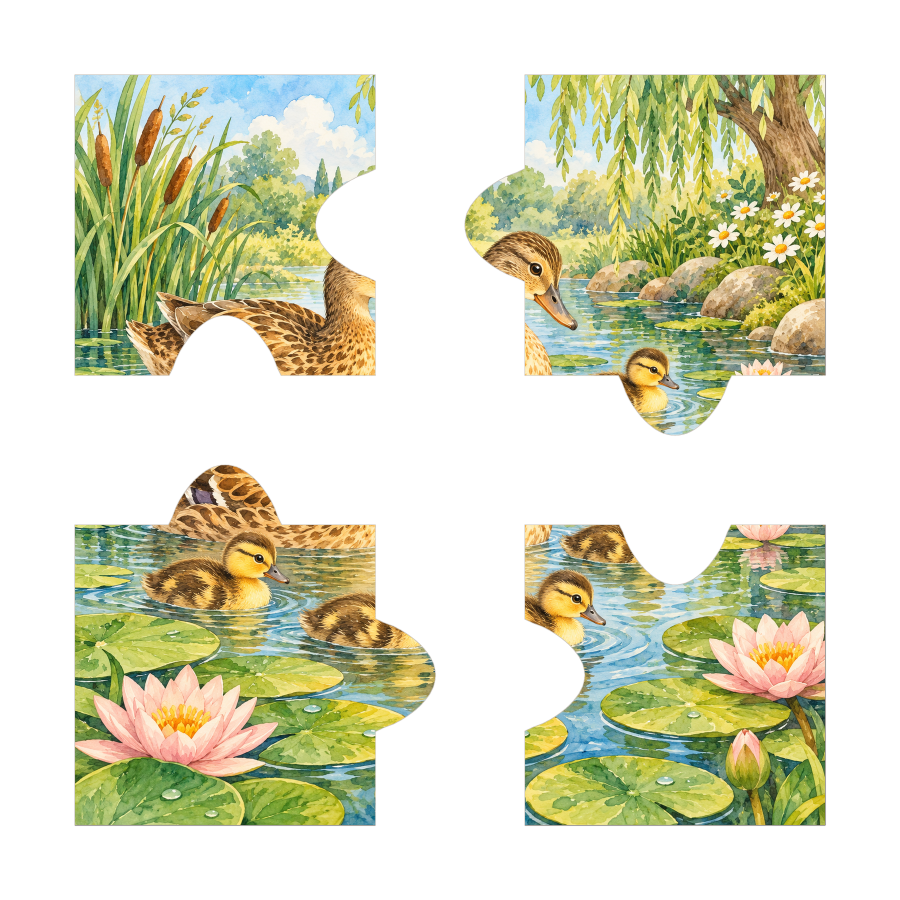
#> input picture assets/jigsaw/duck-pond-2.png, 1800 x 1800 px (shown at 1/2 size); its folder holds 4 pictures in this run
$ python preview_webp.py
#> lines starting #> are read from the running program, lines starting #| are printed output that depends on the picture
#!/usr/bin/env python3
"""Build review-only WebP candidates without changing shipped artwork."""
from concurrent.futures import ThreadPoolExecutor
import hashlib
import json
from pathlib import Path
import shutil

from PIL import Image, ImageChops, ImageStat

ROOT = Path(__file__).resolve().parents[1]
OUTPUT = ROOT / 'work/webp-review'
FOLDERS = ('jungle-book/pages', 'jungle-book/previews', 'jigsaw')


def convert(path):
    name = path.relative_to(ROOT).as_posix()
    key = hashlib.sha256(name.encode()).hexdigest()[:20]
    folder = OUTPUT / 'images' / key
    folder.mkdir(parents=True, exist_ok=True)
    original = folder / ('original' + path.suffix.lower())
    shutil.copy2(path, original)
    size = path.stat().st_size
    with Image.open(path) as source:
        source.load()
        image = source.convert('RGBA' if path.suffix.lower() == '.png' else 'RGB')
        options = []
        for quality in ((100,) if path.suffix.lower() == '.png' else (90, 85, 80)):
            candidate = folder / f'q{quality}.webp'
            image.save(candidate, 'WEBP', quality=quality, lossless=quality == 100,
                       exact=True, method=4)
            with Image.open(candidate) as decoded:
                decoded = decoded.convert(image.mode)
                exact = decoded.tobytes() == image.tobytes()
#> exact = True
                if quality == 100 and not exact:
                    raise ValueError('Lossless candidate changed pixels: ' + name)
                rms = ImageStat.Stat(ImageChops.difference(image, decoded)).rms
#> rms = [0, 0, 0, 0]
            options.append({'quality': quality, 'url': candidate.relative_to(OUTPUT).as_posix(),
                            'bytes': candidate.stat().st_size, 'exact_pixels': exact,
                            'rms': round(sum(rms) / len(rms), 3)})
    return {'name': name, 'category': path.parent.relative_to(ROOT/'assets').as_posix(),
            'original': original.relative_to(OUTPUT).as_posix(), 'bytes': size,
            'width': image.width, 'height': image.height, 'options': options}


HTML = '''<!doctype html><html lang="en"><meta charset="utf-8">
<meta name="viewport" content="width=device-width,initial-scale=1">
<title>Jungle · WebP before and after</title>
<style>
*{box-sizing:border-box}body{margin:0;background:#f6f3e9;color:#283b31;font:16px/1.5 system-ui,sans-serif}
header{position:sticky;top:0;background:#f6f3e9f5;padding:16px 4vw;z-index:2;border-bottom:1px solid #d3d9cb}
h1{margin:0;font-size:24px}p{margin:6px 0}button,select,input{font:inherit;padding:6px 10px;border:1px solid #b9c6b4;border-radius:6px;background:white;color:inherit}
nav{display:flex;gap:10px;flex-wrap:wrap;align-items:center;margin-top:12px}main{max-width:1500px;margin:auto;padding:24px}
article{margin-bottom:32px;background:white;border:1px solid #d3d9cb;border-radius:12px;padding:16px}h2{font-size:17px;margin:0 0 8px;overflow-wrap:anywhere}
.pair{display:grid;grid-template-columns:1fr 1fr;gap:12px}.picture{overflow:auto;max-height:75vh;background:repeating-conic-gradient(#eee 0% 25%,#fff 0% 50%) 50%/20px 20px}
img{display:block;width:100%;height:auto;object-fit:contain}.pixel img{width:auto;max-width:none}.meta{margin:8px 0;color:#4b604e}label{display:inline-flex;align-items:center;gap:6px}
small{display:block}a{color:#32624a}@media(max-width:650px){.pair{grid-template-columns:1fr}}
</style><header><h1>Jungle · WebP before and after</h1>
<p>Current Picture Book and Jigsaw artwork only. Originals on the left, compressed candidates on the right. Nothing here replaces published artwork.</p>
<nav><label>Quality <select id="quality"><option value="90">90 · recommended</option><option value="85">85 · smaller</option><option value="80">80 · smallest</option></select></label>
<label>Folder <select id="category"><option value="">All images</option></select></label>
<label>Find <input id="search" placeholder="tiger, family, piano…"></label>
<label><input type="checkbox" id="pixels">Full-size pixels</label>
<button id="previous">Previous</button><span id="page"></span><button id="next">Next</button></nav>
<p id="total"></p><small>PNG candidates use verified lossless WebP, preserving every RGBA pixel. JPEG candidates keep the original dimensions; lossy quality still needs your visual approval. Larger candidates would keep the original.</small></header>
<main id="images"></main><script>
const bytes=n=>n>1048576?(n/1048576).toFixed(2)+' MiB':(n/1024).toFixed(1)+' KiB';
let data=[],offset=0;const size=8,quality=document.getElementById('quality'),category=document.getElementById('category'),search=document.getElementById('search'),pixels=document.getElementById('pixels'),container=document.getElementById('images');
const choice=item=>item.options.find(o=>o.quality===Number(quality.value))||item.options[0];
function image(url,label){const box=document.createElement('div'),caption=document.createElement('p'),frame=document.createElement('div'),img=document.createElement('img');caption.className='meta';caption.textContent=label;frame.className='picture';img.src=url;img.alt=label;img.loading='lazy';frame.append(img);box.append(caption,frame);return box}
function draw(){const q=search.value.toLowerCase(),filtered=data.filter(i=>(!category.value||i.category===category.value)&&i.name.toLowerCase().includes(q));
 const before=data.reduce((s,i)=>s+i.bytes,0),after=data.reduce((s,i)=>s+Math.min(i.bytes,choice(i).bytes),0);
 document.getElementById('total').textContent=data.length+' images · '+bytes(before)+' → '+bytes(after)+' · '+((1-after/before)*100).toFixed(1)+'% smaller (image payload only; includes duplicate paths)';
 document.getElementById('page').textContent=(filtered.length?Math.floor(offset/size)+1:0)+' / '+Math.ceil(filtered.length/size);
 document.getElementById('previous').disabled=offset===0;document.getElementById('next').disabled=offset+size>=filtered.length;
 container.classList.toggle('pixel',pixels.checked);container.replaceChildren();
 for(const item of filtered.slice(offset,offset+size)){const option=choice(item),article=document.createElement('article'),title=document.createElement('h2'),pair=document.createElement('div');title.textContent=item.name+' · '+item.width+' × '+item.height;pair.className='pair';
 const label=option.quality===100?'Lossless · exact pixels':'Quality '+option.quality;
 pair.append(image(item.original,'Original · '+bytes(item.bytes)),image(option.url,label+' · '+bytes(option.bytes)+' · '+((1-option.bytes/item.bytes)*100).toFixed(1)+'% smaller'+(option.bytes>=item.bytes?' · keep original':'')));article.append(title,pair);container.append(article)}
}
for(const el of [quality,category,search])el.oninput=()=>{offset=0;draw()};pixels.onchange=draw;
document.getElementById('previous').onclick=()=>{offset=Math.max(0,offset-size);draw();scrollTo(0,0)};
document.getElementById('next').onclick=()=>{offset+=size;draw();scrollTo(0,0)};
fetch('review.json').then(r=>r.json()).then(json=>{data=json.images;for(const name of [...new Set(data.map(i=>i.category))].sort()){const o=document.createElement('option');o.value=o.textContent=name;category.append(o)}draw()});
</script></html>'''


def main():
    files = sorted({p for folder in FOLDERS for p in (ROOT/'assets'/folder).rglob('*')
                    if p.is_file() and p.suffix.lower() in ('.jpg', '.jpeg', '.png')})
    OUTPUT.mkdir(parents=True, exist_ok=True)
    rows = []
    with ThreadPoolExecutor(max_workers=2) as pool:
        for index, row in enumerate(pool.map(convert, files), 1):
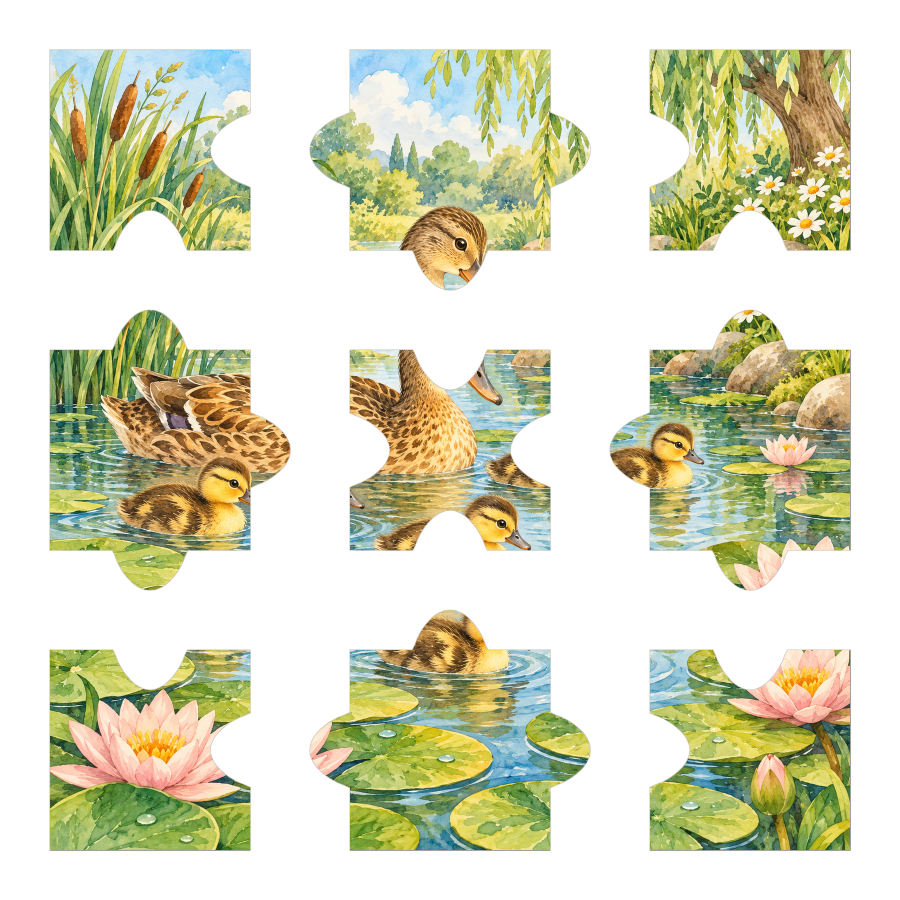
#> input picture assets/jigsaw/duck-pond-3.png, 1800 x 1800 px (shown at 1/2 size)
#> in convert (call 2), `exact = decoded.tobytes() == image.tobytes()`: exact = True
#> in convert (call 2), `rms = ImageStat.Stat(ImageChops.difference(image, decoded)).rms`: rms = [0, 0, 0, 0]
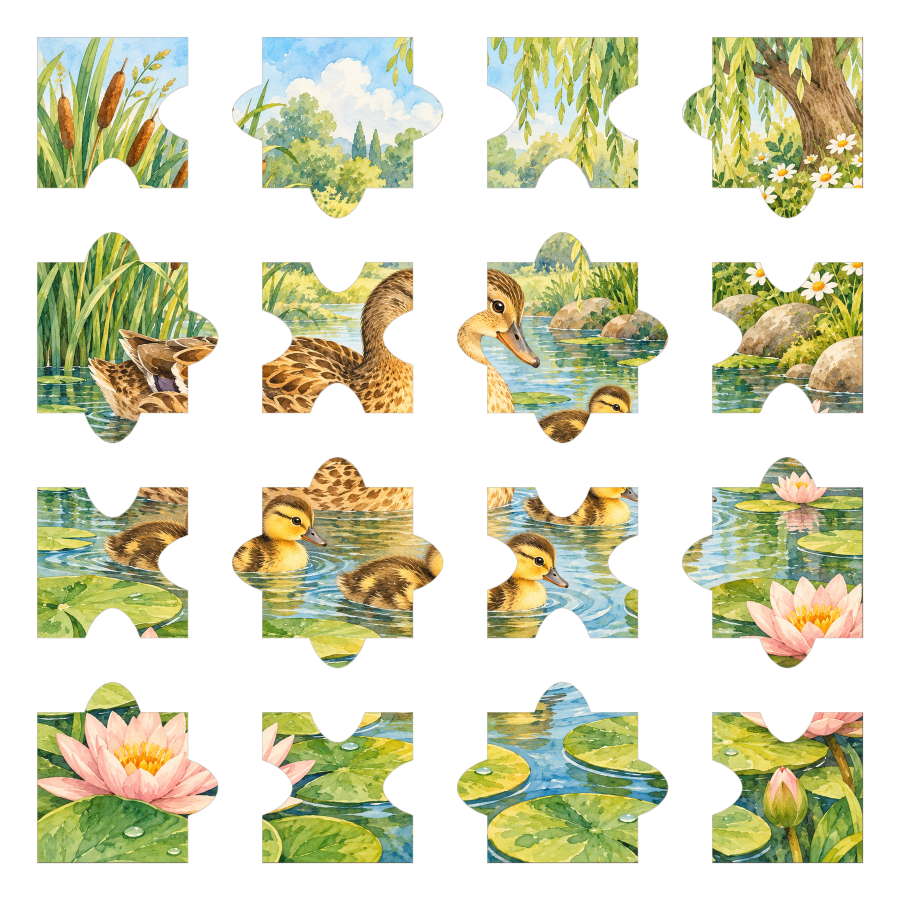
#> input picture assets/jigsaw/duck-pond-4.png, 1800 x 1800 px (shown at 1/2 size)
#> in convert (call 3), `exact = decoded.tobytes() == image.tobytes()`: exact = True
#> in convert (call 3), `rms = ImageStat.Stat(ImageChops.difference(image, decoded)).rms`: rms = [0, 0, 0, 0]
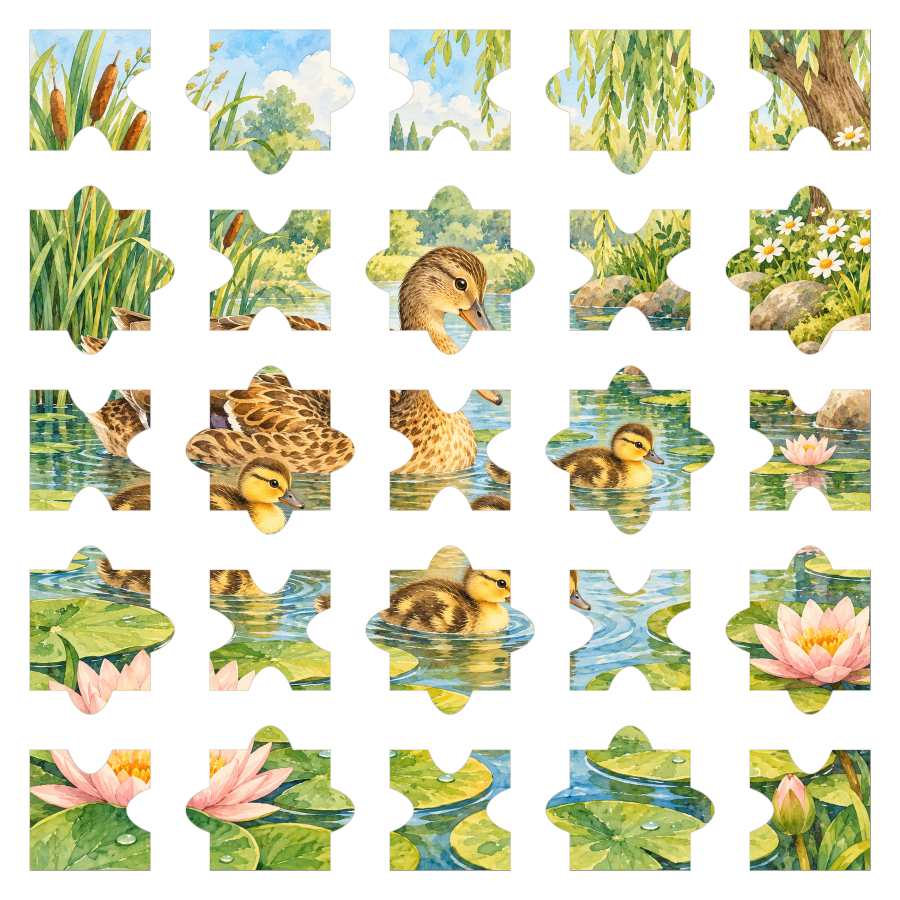
#> input picture assets/jigsaw/duck-pond-5.png, 1800 x 1800 px (shown at 1/2 size)
#> in convert (call 4), `exact = decoded.tobytes() == image.tobytes()`: exact = True
#> in convert (call 4), `rms = ImageStat.Stat(ImageChops.difference(image, decoded)).rms`: rms = [0, 0, 0, 0]
            rows.append(row)
            if index % 40 == 0:
                print(f'Review candidates: {index}/{len(files)}', flush=True)
    (OUTPUT/'review.json').write_text(json.dumps({'images': rows}, indent=2)+'\n')
    (OUTPUT/'index.html').write_text(HTML)
    for quality in (90, 85, 80):
        before = sum(row['bytes'] for row in rows)
        after = sum(min(row['bytes'], next((o for o in row['options'] if o['quality'] == quality),
                                          row['options'][0])['bytes']) for row in rows)
        print(f'Quality {quality}: {before:,} → {after:,} bytes ({100*(1-after/before):.1f}% smaller)')
    print('Review only: '+str(OUTPUT/'index.html'), flush=True)


if __name__ == '__main__':
#> (the run stopped early here; a loop or call above may not have finished)
